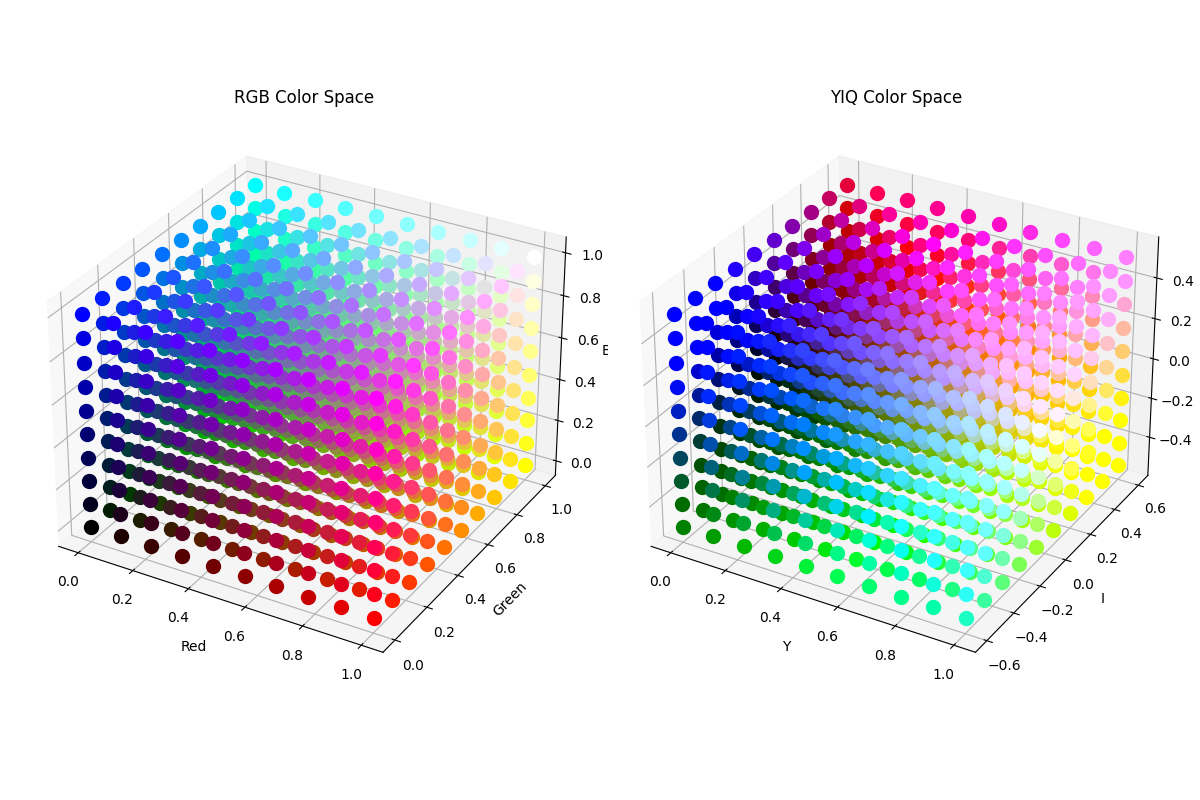

Generate this figure with Python:
import matplotlib.pyplot as plt
from mpl_toolkits.mplot3d import Axes3D
import numpy as np

def plot_rgb_cube():
    ax = fig.add_subplot(121, projection='3d')
    ax.set_xlabel('Red')
    ax.set_ylabel('Green')
    ax.set_zlabel('Blue')

    # Create a grid of RGB values
    r = np.linspace(0, 1, 10)
    g = np.linspace(0, 1, 10)
    b = np.linspace(0, 1, 10)
    rg, gb, br = np.meshgrid(r, g, b)
    rg = rg.flatten()
    gb = gb.flatten()
    br = br.flatten()

    # Plot each point in the RGB color space
    for i in range(len(rg)):
        ax.scatter(rg[i], gb[i], br[i], color=(rg[i], gb[i], br[i]), s=100)

    ax.set_title('RGB Color Space')

def plot_yiq_cube():
    ax = fig.add_subplot(122, projection='3d')
    ax.set_xlabel('Y')
    ax.set_ylabel('I')
    ax.set_zlabel('Q')

    # Create a grid of YIQ values
    y = np.linspace(0, 1, 10)
    i = np.linspace(-0.5957, 0.5957, 10)
    q = np.linspace(-0.5226, 0.5226, 10)
    yy, ii, qq = np.meshgrid(y, i, q)
    yy = yy.flatten()
    ii = ii.flatten()
    qq = qq.flatten()

    # Convert YIQ to RGB for plotting
    for j in range(len(yy)):
        r = yy[j] + 0.956 * ii[j] + 0.621 * qq[j]
        g = yy[j] - 0.272 * ii[j] - 0.647 * qq[j]
        b = yy[j] - 1.105 * ii[j] + 1.702 * qq[j]
        r = np.clip(r, 0, 1)
        g = np.clip(g, 0, 1)
        b = np.clip(b, 0, 1)
        ax.scatter(yy[j], ii[j], qq[j], color=(r, g, b), s=100)

    ax.set_title('YIQ Color Space')

if __name__ == "__main__":
    fig = plt.figure(figsize=(12,8))
    plot_rgb_cube()
    plot_yiq_cube()
    plt.tight_layout()
    plt.savefig('color_model.png')
    plt.show()